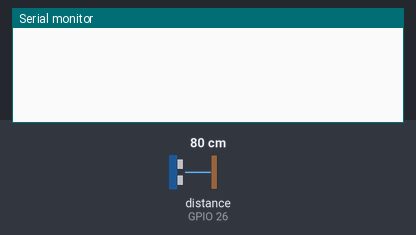
Bench run of a sketch on a simulated ESP32. On the bench: the last lines printed to the serial monitor. Wiring (inferred from the names in the program): ultrasonic range finder: trigger GPIO 25; echo GPIO 26. The test bench sets the inputs (shaded band); at power-on: distance to the obstacle (sensor on GPIO 26) 80 cm. The echo pulse lasts 58.3 µs per cm.

Above: at 2.7 s.
2.8 s: distance to the obstacle (sensor on GPIO 26) set to 2 cm
At 5.5 s:
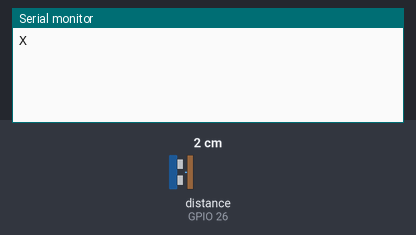
5.8 s: distance to the obstacle (sensor on GPIO 26) set to 18 cm
At 9.0 s:
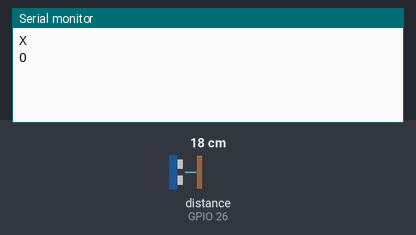

The sketch:

los.ino
```cpp
#include "UbidotsEsp32Mqtt.h"
#define WIFI_SSID "studyroom"
#define WIFI_PASS "비밀"
#define UBIDOTS_TOKEN "비밀"
#define DEVICE_LABEL "coding"
#define distance_LABEL "distance"

const int trig = 25;
const int echo = 26;

const int PUBLISH_FREQUENCY = 3000;

unsigned long timer;

Ubidots ubidots(UBIDOTS_TOKEN);

void callback(char *topic, byte *payload, unsigned int length) {
  Serial.print("Message arrived [");
  Serial.print(topic);
  Serial.print("] ");


  for (int i = 0; i < length; i++) {
    Serial.print((char)payload[i]);
  }
  Serial.println();
}

void setup() {
  pinMode(trig, OUTPUT);
  pinMode(echo, INPUT);

  Serial.begin(115200);
  ubidots.connectToWifi(WIFI_SSID, WIFI_PASS);
  ubidots.setCallback(callback);
  ubidots.setup();
  ubidots.reconnect();

  timer = millis();
}

void loop() {
  if (!ubidots.connected()) {
    ubidots.reconnect();
    ubidots.subscribeLastValue(DEVICE_LABEL, distance_LABEL);
  }

  digitalWrite(trig, LOW);
  delayMicroseconds(2);
  digitalWrite(trig, HIGH);
  delayMicroseconds(10);
  digitalWrite(trig, LOW);

  long duration = pulseIn(echo, HIGH);
  long distance = (duration*340)/1/10000;

  if (abs(millis() - timer) > PUBLISH_FREQUENCY) {
    ubidots.add(distance_LABEL, distance);
    ubidots.publish(DEVICE_LABEL);

    if (distance <= 20) {
      Serial.println("X");
    }

    else {
      Serial.println("O");
    }

    timer = millis();
  }

  ubidots.loop();
}
```

Measured:
- after the input at 2.8 s, the serial monitor: prints a new line after 1.7 s (image 1)
- after the input at 5.8 s, the serial monitor: prints a new line after 1.7 s (image 2)
